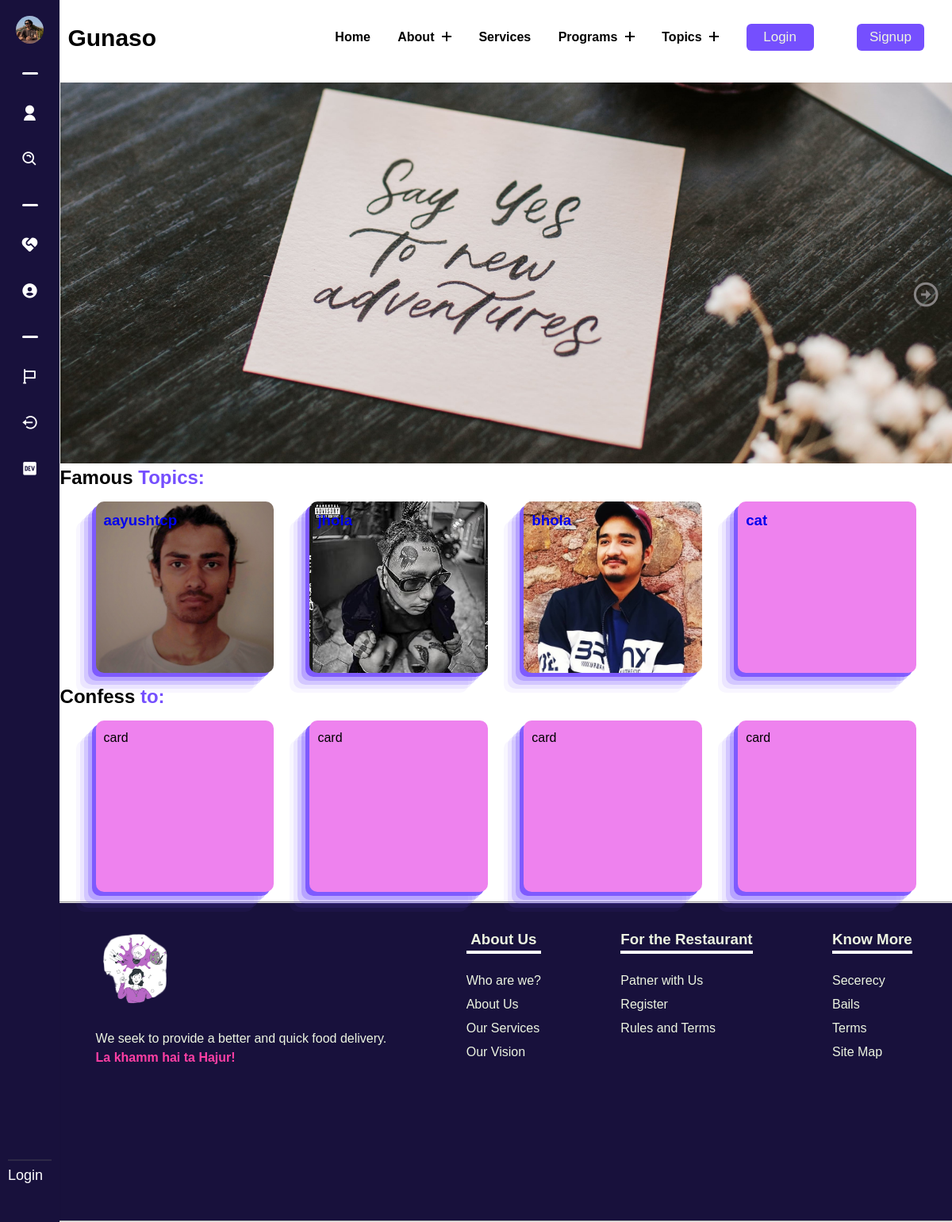
The page / on the database its author committed.
### gunasoApp/models.py (models this page shows, shortened)
class IndexProfile(models.Model):
    user = models.OneToOneField(User, on_delete=models.CASCADE, related_name="IndexProfile")
    image = models.ImageField(upload_to="gunasoApp/images/indexpost", blank=True, default="upload-image")

### gunasoApp/views.py (the view)
# urls.py: path('', views.index, name='index'),
def index(request):
    mainusers = IndexProfile.objects.all()[:4]
    return render(request, 'index.html', {"username": request.user, "mainusers":mainusers})

### templates/index.html (shortened to what this page needs)
{% extends 'base.html' %}
{% load static %}
    {% block base_style%}
    {{ block.super }}
    <link rel="stylesheet" href="{% static 'styles/index.css' %}">
    {% endblock base_style%}
{% block content %}
<body>
    <div class="index-main">
        <div id="carousel" class="carousel">
            <div class="each-img">
                <img src="{% static 'images/carouselone.jpg' %}" alt="Image 1">
            </div>
            <i class="ri-arrow-right-circle-line" id="nextbtn"></i>
        </div>
        <h2>Famous <span class="colorspan">Topics:</span></h2>
        <div class="topicscards cards">
            {% for item in mainusers %}
            <a class="cardbgimg card" href="/user/{{item.user}}" style="background-image: url(media/{{item.image}});">
                <h3>{{item.user}}</h3>
            </a>
            {% endfor %}
        </div>
        <h2>Confess <span class="colorspan">to:</span></h2>
        <div class="topicscards cards">
            <div class="card">card</div>
            <div class="card">card</div>
            <div class="card">card</div>
            <div class="card">card</div>
        </div>
    </div>
    {% endblock %}

### static/styles/base.css (style rules this page uses)
:root { --dark: #754ffe; --darkgreen: #379683; --bcolor: #5CDB95; --cooltexr: #4a4b65; --backupgreen: #8EE4AF; --para: #EDF5E1; --mainheading: #FFF; --hotish: #FF3FA4; --skyblue: #525FE1; --footer: #18113c; }
body { line-height: 1.5; font-family: "Raleway", sans-serif; font-weight: 400; background-color: var(--mainheading); }
* { margin: 0; padding: 0; box-sizing: border-box; }

### static/styles/index.css (style rules this page uses)
* { margin: 0; padding: 0; list-style: none; text-decoration: none; font-family: sans-serif; box-sizing: border-box; }
:root { --dark: #754ffe; --darkgreen: #379683; --bcolor: #5CDB95; --cooltexr: #4a4b65; --backupgreen: #8EE4AF; --para: #EDF5E1; --mainheading: #FFF; --hotish: #FF3FA4; --skyblue: #525FE1; --footer: #18113c; }
body { line-height: 1.5; font-family: "Raleway", sans-serif; font-weight: 400; background-color: var(--mainheading); }
img { height: 100%; width: 100%; object-fit: cover; }
.carousel { width: 100%; height: 60vh; gap: 10px; display: flex; justify-content: flex-start; overflow: hidden; position: relative; }
.each-img { height: 100%; position: absolute; width: 100%; transition: .5s ease-in-out; left: 0; right: 0; }
#prevbtn, #nextbtn { position: absolute; top: 0; z-index: 0; cursor: pointer; height: 100%; width: 2rem; text-transform: capitalize; z-index: 9; top: 50%; color: #868383; font-size: 2.3rem; }
#nextbtn { right: 20px; }
.index-main { margin-left: 4.7244rem; display: flex; flex-direction: column; }
.colorspan { color: var(--dark); }
.cards { display: flex; justify-content: space-evenly; align-items: center; height: 30vh; }
.cards .card { height: 27vh; width: 20%; border-radius: 10px; padding: 10px; box-shadow: rgba(117, 79, 254,0.858) -5px 5px, rgba(117, 79, 254, 0.3) -10px 10px, rgba(117, 79, 254, 0.2) -15px 15px, rgba(117, 79, 254, 0.1) -20px 20px, rgba(117, 79, 254, 0.05) -25px 25px; background-color: violet; }
.cardbgimg { background-size: cover; background-position: center; background-repeat: no-repeat; }

### rows shown on the page
IndexProfile: image (picture), user "aayushtcp"
IndexProfile: user (picture), user "jhola"
IndexProfile: user (picture), user "bhola"
IndexProfile: user "cat"
